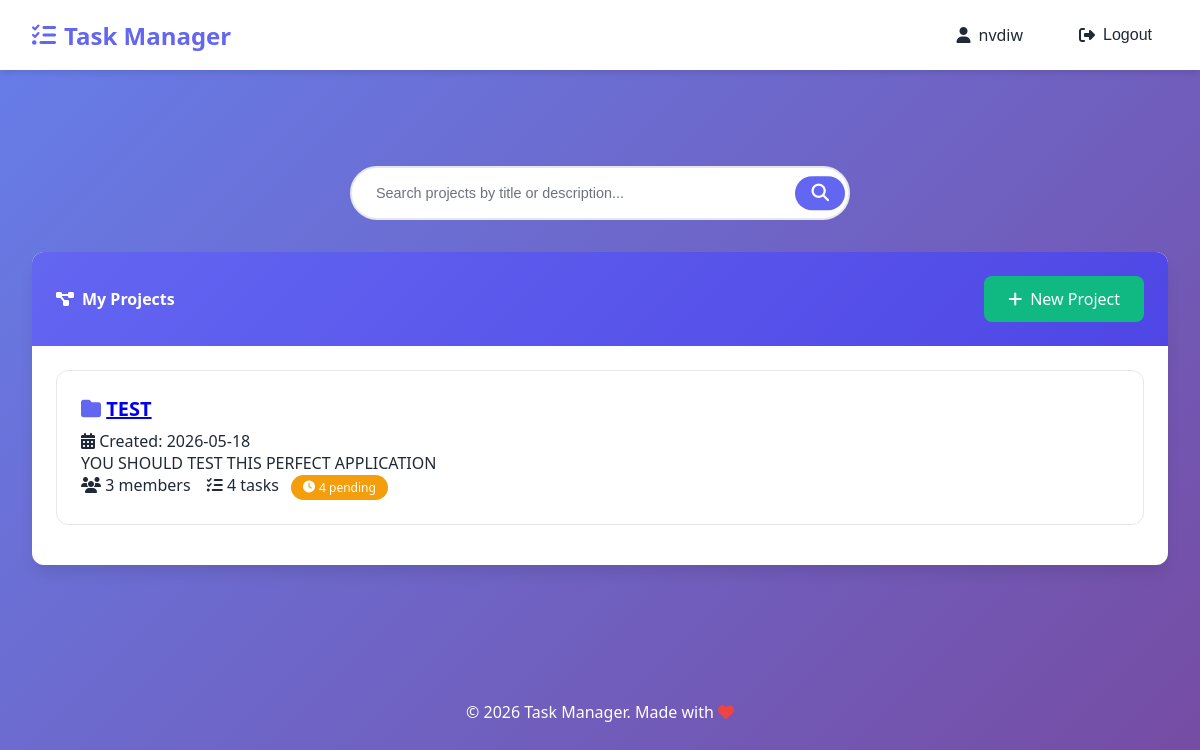
Page / (signed in) on the earlier database version.
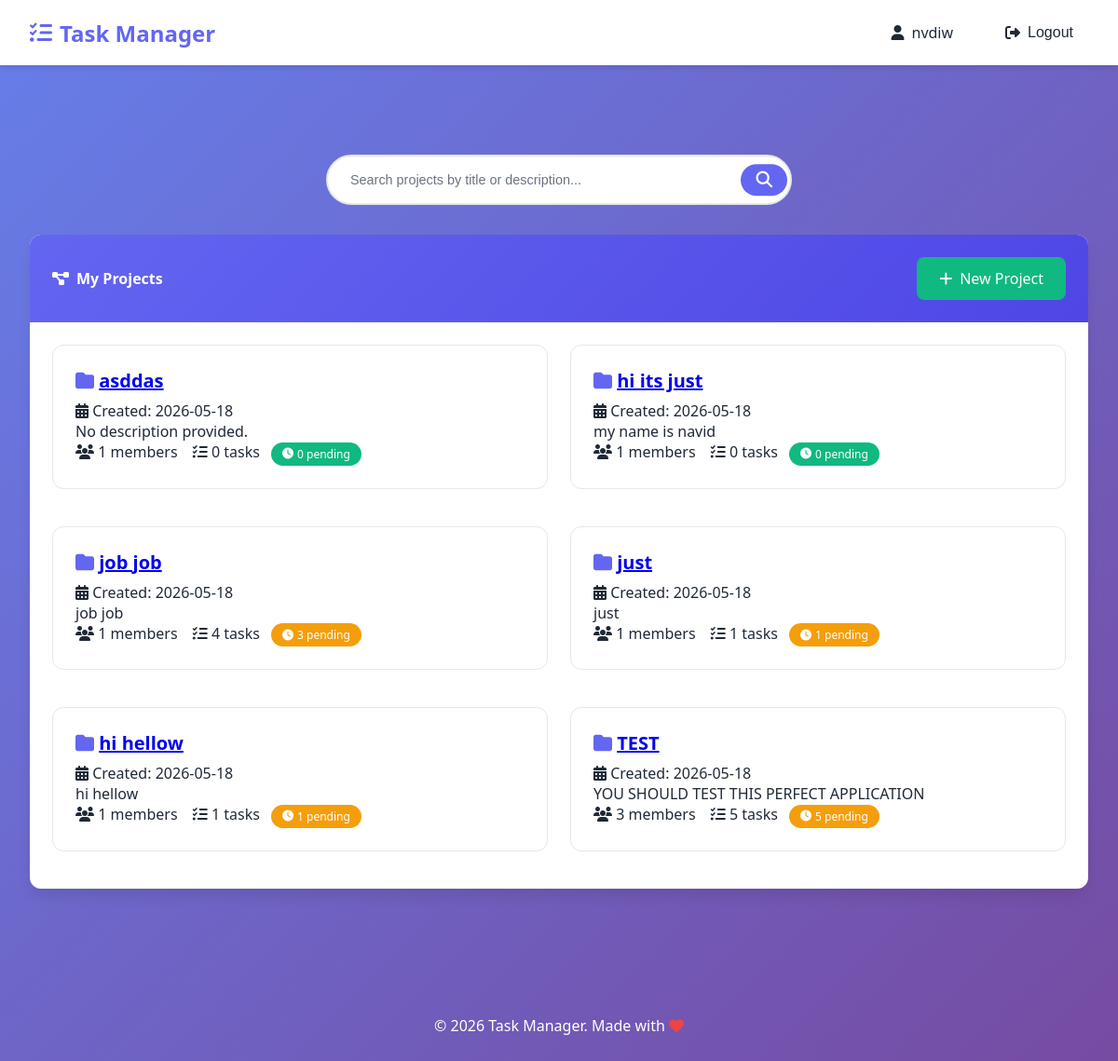
Same page on the later database version.
### tasks/models.py (models this page shows, shortened)
class Project(models.Model):
    title = models.CharField(max_length=200, verbose_name="Project Title")
    description = models.TextField(verbose_name="Description", blank=True)
    created_by = models.ForeignKey(
        User,
        on_delete=models.CASCADE,
        related_name='projects_created',
        verbose_name="Created By"
    )
    members = models.ManyToManyField(
        User,
        related_name='projects',
        blank=True,
        verbose_name="Team Members"
    )
    created_at = models.DateTimeField(auto_now_add=True, verbose_name="Created At")
    updated_at = models.DateTimeField(auto_now=True, verbose_name="Last Updated")
    def incomplete_tasks_count(self):
        return self.tasks.exclude(status=Task.Status.DONE).count()
    class Meta:
        verbose_name = "Project"
        verbose_name_plural = "Projects"
        ordering = ['-created_at']

### tasks/views.py (the view)
# urls.py: path('', views.project_list, name='project_list'),
@login_required
def project_list(request):
    projects = Project.objects.filter(
        Q(members=request.user) | Q(created_by=request.user)
    ).distinct()
    return render(request, 'tasks/project_list.html', {'projects': projects})

### templates/tasks/project_list.html (shortened to what this page needs)
{% extends 'base.html' %}
{% block content %}
<div class="search-form">
    <form action="{% url 'tasks:search_projects' %}" method="GET">
        <div class="search-wrapper">
            <input
                type="text"
                name="q"
                id="q"
                class="search-input"
                placeholder="Search projects by title or description..."
                value="{{ search_query }}"
            >
            <button type="submit" class="search-button">
                <i class="fas fa-search"></i>
            </button>
        </div>
    </form>
</div>
<div class="card">
    <div class="card-header" style="display: flex; justify-content: space-between; align-items: center;">
        <h4><i class="fas fa-project-diagram"></i> My Projects</h4>
        <a href="{% url 'tasks:project_create' %}" class="btn btn-success">
            <i class="fas fa-plus"></i> New Project
        </a>
    </div>
    <div class="card-body">
        {% if projects %}
            <div class="row">
                {% for project in projects %}
                    <div class="col-md-6">
                        <div class="project-card">
                            <div class="project-title">
                                <i class="fas fa-folder"></i>
                                <a href="{% url 'tasks:project_detail' project.pk %}">{{ project.title }}</a>
                            </div>
                            <p class="text-muted">
                                <i class="fas fa-calendar-alt"></i> Created: {{ project.created_at|date:"Y-m-d" }}
                            </p>
                            <p>{{ project.description|truncatewords:20|default:"No description provided." }}</p>
                            <div class="text-muted">
                                <i class="fas fa-users"></i> {{ project.members.count }} members
                                <i class="fas fa-tasks ms-3"></i> {{ project.tasks.count }} tasks
                                <span class="badge {% if project.incomplete_tasks_count > 0 %}bg-warning{% else %}bg-success{% endif %}" style="margin-left: 0.5rem;">
                                    <i class="fas fa-clock"></i> {{ project.incomplete_tasks_count }} pending
                                </span>
                            </div>
                        </div>
                    </div>
                {% endfor %}
            </div>
        {% endif %}
    </div>
</div>
{% endblock %}

### templates/base.html (shortened to what this page needs)
<!DOCTYPE html>
<html lang="en">
<head>
    <link rel="stylesheet" href="https://cdnjs.cloudflare.com/ajax/libs/font-awesome/6.5.1/css/all.min.css">
    {% load static %}
    <link rel="stylesheet" href="{% static 'css/style.css' %}">
</head>
<body>
    <nav class="navbar">
        <div class="navbar-container">
            <a class="navbar-brand" href="/">
                <i class="fas fa-tasks"></i>
                Task Manager
            </a>
            <div class="navbar-menu">
                {% if user.is_authenticated %}
                    <a class="nav-link" href="{% url 'accounts:profile' user.id %}">
                        <i class="fas fa-user"></i>
                        {{ user.username }}
                    </a>
                    <form method="post" action="{% url 'accounts:logout' %}" style="display: inline;">
                        <button type="submit" class="nav-link btn-logout">
                            <i class="fas fa-sign-out-alt"></i>
                            Logout
                        </button>
                    </form>
                {% endif %}
            </div>
        </div>
    </nav>
    <div class="container">
    </div>
    <main class="container">
        {% block content %}
        {% endblock %}
    </main>
    <footer class="footer">
        <p>&copy; 2026 Task Manager. Made with <i class="fas fa-heart" style="color: #ef4444;"></i></p>
    </footer>
</body>
</html>

### static/css/style.css (style rules this page uses)
:root { --primary: #6366f1; --primary-dark: #4f46e5; --primary-light: #818cf8; --secondary: #10b981; --secondary-dark: #059669; --danger: #ef4444; --danger-dark: #dc2626; --warning: #f59e0b; --info: #3b82f6; --dark: #1f2937; --light: #f9fafb; --gray: #6b7280; --gray-light: #e5e7eb; --white: #ffffff; --shadow: 0 4px 6px -1px rgba(0, 0, 0, 0.1); --shadow-lg: 0 10px 15px -3px rgba(0, 0, 0, 0.1); --radius: 12px; --radius-sm: 8px; }
* { margin: 0; padding: 0; box-sizing: border-box; }
body { font-family: 'Segoe UI', Tahoma, Geneva, Verdana, sans-serif; background: linear-gradient(135deg, #667eea 0%, #764ba2 100%); min-height: 100vh; color: var(--dark); }
.navbar { background: var(--white); box-shadow: var(--shadow); padding: 1rem 2rem; position: sticky; top: 0; z-index: 1000; }
.navbar-container { max-width: 1280px; margin: 0 auto; display: flex; justify-content: space-between; align-items: center; flex-wrap: wrap; gap: 1rem; }
.navbar-brand { font-size: 1.5rem; font-weight: bold; color: var(--primary); text-decoration: none; display: flex; align-items: center; gap: 0.5rem; }
.navbar-menu { display: flex; gap: 1.5rem; align-items: center; flex-wrap: wrap; }
.nav-link { color: var(--dark); text-decoration: none; display: flex; align-items: center; gap: 0.5rem; padding: 0.5rem 1rem; border-radius: var(--radius-sm); transition: all 0.3s ease; }
.btn-logout { background: none; border: none; cursor: pointer; font-size: 1rem; }
.container { max-width: 1280px; margin: 0 auto; padding: 2rem; }
.card { background: var(--white); border-radius: var(--radius); box-shadow: var(--shadow-lg); overflow: hidden; margin-bottom: 1.5rem; }
.card-header { padding: 1.5rem; background: linear-gradient(135deg, var(--primary) 0%, var(--primary-dark) 100%); color: var(--white); }
.card-header h4 { margin: 0; display: flex; align-items: center; gap: 0.5rem; }
.card-body { padding: 1.5rem; }
.btn { display: inline-flex; align-items: center; gap: 0.5rem; padding: 0.75rem 1.5rem; border: none; border-radius: var(--radius-sm); font-size: 1rem; font-weight: 500; cursor: pointer; transition: all 0.3s ease; text-decoration: none; }
.btn-success { background: var(--secondary); color: var(--white); }
.row { display: flex; flex-wrap: wrap; gap: 1.5rem; }
.col-md-6 { flex: 1; min-width: 350px; }
.footer { text-align: center; padding: 2rem; color: var(--white); margin-top: 3rem; }
.project-card { background: var(--white); border-radius: var(--radius); padding: 1.5rem; margin-bottom: 1rem; transition: all 0.3s ease; border: 1px solid var(--gray-light); }
.project-title { font-size: 1.25rem; font-weight: bold; color: var(--primary); margin-bottom: 0.5rem; }
.badge { display: inline-flex; align-items: center; gap: 0.25rem; padding: 0.25rem 0.75rem; border-radius: 9999px; font-size: 0.75rem; font-weight: 500; background: var(--gray-light); color: var(--dark); }
.ms-3 { margin-left: 0.75rem; }
.search-form { margin-bottom: 2rem; width: 100%; }
.search-wrapper { position: relative; width: 100%; max-width: 500px; margin: 0 auto; }
.search-input { width: 100%; padding: 1rem 3rem 1rem 1.5rem; font-size: 1rem; border: 2px solid var(--gray-light); border-radius: 50px; background: var(--white); transition: all 0.3s ease; outline: none; }
.search-input::placeholder { color: var(--gray); font-size: 0.9rem; }
.search-button { position: absolute; right: 5px; top: 50%; transform: translateY(-50%); background: var(--primary); border: none; color: var(--white); cursor: pointer; padding: 0.5rem 1rem; border-radius: 50px; font-size: 1.1rem; transition: all 0.3s ease; display: flex; align-items: center; gap: 0.5rem; }
.bg-warning { background: var(--warning); color: white; }
.bg-success { background: var(--secondary); color: white; }

Differences in the rows shown:
added Project: title "asddas", created_at "2026-05-18", description "No description provided.", members.count "1", tasks.count "0", incomplete_tasks_count "0"
added Project: title "hi its just", created_at "2026-05-18", description "my name is navid", members.count "1", tasks.count "0", incomplete_tasks_count "0"
added Project: title "job job", created_at "2026-05-18", description "job job", members.count "1", tasks.count "4", incomplete_tasks_count "3"
added Project: title "just", created_at "2026-05-18", description "just", members.count "1", tasks.count "1", incomplete_tasks_count "1"
added Project: title "hi hellow", created_at "2026-05-18", description "hi hellow", members.count "1", tasks.count "1", incomplete_tasks_count "1"
computed for Project "TEST": tasks.count "4" → "5"; incomplete_tasks_count "4" → "5"
